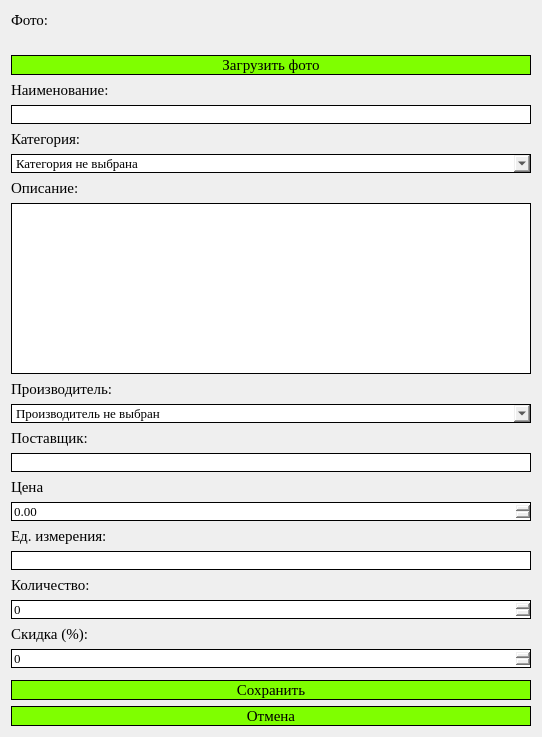
<?xml version="1.0" encoding="UTF-8"?>
<ui version="4.0">
 <class>windowTitle</class>
 <widget class="QDialog" name="windowTitle">
  <property name="geometry">
   <rect>
    <x>0</x>
    <y>0</y>
    <width>542</width>
    <height>737</height>
   </rect>
  </property>
  <property name="windowTitle">
   <string>Dialog</string>
  </property>
  <layout class="QGridLayout" name="gridLayout_2">
   <item row="24" column="0">
    <widget class="QLabel" name="label_12">
     <property name="font">
      <font>
       <family>Times New Roman</family>
       <pointsize>11</pointsize>
      </font>
     </property>
     <property name="text">
      <string>Скидка (%):</string>
     </property>
    </widget>
   </item>
   <item row="13" column="0">
    <widget class="QTextEdit" name="description_input">
     <property name="font">
      <font>
       <family>Times New Roman</family>
       <pointsize>10</pointsize>
      </font>
     </property>
     <property name="styleSheet">
      <string notr="true">#description_input {
    border: 1px solid black;
}

#description_input:focus {
    border-color: #00FA9A;
}</string>
     </property>
    </widget>
   </item>
   <item row="14" column="0">
    <widget class="QLabel" name="label_7">
     <property name="font">
      <font>
       <family>Times New Roman</family>
       <pointsize>11</pointsize>
      </font>
     </property>
     <property name="text">
      <string>Производитель:</string>
     </property>
    </widget>
   </item>
   <item row="25" column="0">
    <widget class="QSpinBox" name="discount_input">
     <property name="font">
      <font>
       <family>Times New Roman</family>
       <pointsize>10</pointsize>
      </font>
     </property>
     <property name="styleSheet">
      <string notr="true">#discount_input {
    border: 1px solid black;
}

#discount_input:focus {
    border-color: #00FA9A;
}</string>
     </property>
     <property name="maximum">
      <number>100</number>
     </property>
    </widget>
   </item>
   <item row="4" column="0">
    <widget class="QLabel" name="photo">
     <property name="maximumSize">
      <size>
       <width>70</width>
       <height>70</height>
      </size>
     </property>
     <property name="layoutDirection">
      <enum>Qt::LayoutDirection::LeftToRight</enum>
     </property>
     <property name="text">
      <string/>
     </property>
     <property name="pixmap">
      <pixmap>../import/picture.png</pixmap>
     </property>
     <property name="scaledContents">
      <bool>true</bool>
     </property>
    </widget>
   </item>
   <item row="8" column="0">
    <widget class="QLabel" name="label_4">
     <property name="font">
      <font>
       <family>Times New Roman</family>
       <pointsize>11</pointsize>
      </font>
     </property>
     <property name="text">
      <string>Наименование:</string>
     </property>
    </widget>
   </item>
   <item row="9" column="0">
    <widget class="QLineEdit" name="name_input">
     <property name="font">
      <font>
       <family>Times New Roman</family>
       <pointsize>10</pointsize>
      </font>
     </property>
     <property name="styleSheet">
      <string notr="true">#name_input {
    border: 1px solid black;
}

#name_input:focus {
    border-color: #00FA9A;
}</string>
     </property>
     <property name="placeholderText">
      <string/>
     </property>
    </widget>
   </item>
   <item row="28" column="0">
    <widget class="QPushButton" name="cancel_button">
     <property name="minimumSize">
      <size>
       <width>0</width>
       <height>20</height>
      </size>
     </property>
     <property name="font">
      <font>
       <family>Times New Roman</family>
       <pointsize>11</pointsize>
      </font>
     </property>
     <property name="styleSheet">
      <string notr="true">#cancel_button {
    background-color: #7FFF00;
    border: 1px solid black;
}

#cancel_button:hover {
    background-color: #00FA9A;
}</string>
     </property>
     <property name="text">
      <string>Отмена</string>
     </property>
    </widget>
   </item>
   <item row="19" column="0">
    <widget class="QDoubleSpinBox" name="price_input">
     <property name="font">
      <font>
       <family>Times New Roman</family>
       <pointsize>10</pointsize>
      </font>
     </property>
     <property name="styleSheet">
      <string notr="true">#price_input {
    border: 1px solid black;
}

#price_input:focus {
    border-color: #00FA9A;
}</string>
     </property>
     <property name="minimum">
      <double>0.000000000000000</double>
     </property>
     <property name="maximum">
      <double>100000000000000004764729344.000000000000000</double>
     </property>
    </widget>
   </item>
   <item row="23" column="0">
    <widget class="QSpinBox" name="quantity_input">
     <property name="font">
      <font>
       <family>Times New Roman</family>
       <pointsize>10</pointsize>
      </font>
     </property>
     <property name="styleSheet">
      <string notr="true">#quantity_input {
    border: 1px solid black;
}

#quantity_input:focus {
    border-color: #00FA9A;
}</string>
     </property>
     <property name="suffix">
      <string/>
     </property>
     <property name="maximum">
      <number>1000000000</number>
     </property>
    </widget>
   </item>
   <item row="10" column="0">
    <widget class="QLabel" name="label_5">
     <property name="font">
      <font>
       <family>Times New Roman</family>
       <pointsize>11</pointsize>
      </font>
     </property>
     <property name="text">
      <string>Категория:</string>
     </property>
    </widget>
   </item>
   <item row="26" column="0">
    <widget class="QWidget" name="widget" native="true"/>
   </item>
   <item row="21" column="0">
    <widget class="QLineEdit" name="metric_input">
     <property name="font">
      <font>
       <family>Times New Roman</family>
       <pointsize>10</pointsize>
      </font>
     </property>
     <property name="styleSheet">
      <string notr="true">#metric_input {
    border: 1px solid black;
}

#metric_input:focus {
    border-color: #00FA9A;
}</string>
     </property>
    </widget>
   </item>
   <item row="27" column="0">
    <widget class="QPushButton" name="save_button">
     <property name="minimumSize">
      <size>
       <width>0</width>
       <height>20</height>
      </size>
     </property>
     <property name="font">
      <font>
       <family>Times New Roman</family>
       <pointsize>11</pointsize>
      </font>
     </property>
     <property name="styleSheet">
      <string notr="true">#save_button {
    background-color: #7FFF00;
    border: 1px solid black;
}

#save_button:hover {
    background-color: #00FA9A;
}</string>
     </property>
     <property name="text">
      <string>Сохранить</string>
     </property>
    </widget>
   </item>
   <item row="17" column="0">
    <widget class="QLineEdit" name="provider_input">
     <property name="font">
      <font>
       <family>Times New Roman</family>
       <pointsize>10</pointsize>
      </font>
     </property>
     <property name="styleSheet">
      <string notr="true">#provider_input {
    border: 1px solid black;
}

#provider_input:focus {
    border-color: #00FA9A;
}</string>
     </property>
    </widget>
   </item>
   <item row="12" column="0">
    <widget class="QLabel" name="label_6">
     <property name="font">
      <font>
       <family>Times New Roman</family>
       <pointsize>11</pointsize>
      </font>
     </property>
     <property name="text">
      <string>Описание:</string>
     </property>
    </widget>
   </item>
   <item row="7" column="0">
    <widget class="QPushButton" name="download_photo">
     <property name="minimumSize">
      <size>
       <width>0</width>
       <height>20</height>
      </size>
     </property>
     <property name="font">
      <font>
       <family>Times New Roman</family>
       <pointsize>11</pointsize>
      </font>
     </property>
     <property name="styleSheet">
      <string notr="true">#download_photo {
    background-color: #7FFF00;
    border: 1px solid black;
}

#download_photo:hover {
    background-color: #00FA9A;
}</string>
     </property>
     <property name="text">
      <string>Загрузить фото</string>
     </property>
    </widget>
   </item>
   <item row="3" column="0">
    <widget class="QLabel" name="label">
     <property name="font">
      <font>
       <family>Times New Roman</family>
       <pointsize>11</pointsize>
      </font>
     </property>
     <property name="text">
      <string>Фото:</string>
     </property>
    </widget>
   </item>
   <item row="20" column="0">
    <widget class="QLabel" name="label_10">
     <property name="font">
      <font>
       <family>Times New Roman</family>
       <pointsize>11</pointsize>
      </font>
     </property>
     <property name="text">
      <string>Ед. измерения:</string>
     </property>
    </widget>
   </item>
   <item row="15" column="0">
    <widget class="QComboBox" name="maker_input">
     <property name="font">
      <font>
       <family>Times New Roman</family>
       <pointsize>10</pointsize>
      </font>
     </property>
     <property name="styleSheet">
      <string notr="true">#maker_input {
    border: 1px solid black;
}

#maker_input:hover {
    border-color: #00FA9A;
}</string>
     </property>
     <item>
      <property name="text">
       <string>Производитель не выбран</string>
      </property>
     </item>
     <item>
      <property name="text">
       <string>Kari</string>
      </property>
     </item>
     <item>
      <property name="text">
       <string>Marco Tozzi</string>
      </property>
     </item>
     <item>
      <property name="text">
       <string>Рос</string>
      </property>
     </item>
     <item>
      <property name="text">
       <string>Rieker</string>
      </property>
     </item>
     <item>
      <property name="text">
       <string>Alessio Nesca</string>
      </property>
     </item>
     <item>
      <property name="text">
       <string>CROSBY</string>
      </property>
     </item>
    </widget>
   </item>
   <item row="18" column="0">
    <widget class="QLabel" name="label_9">
     <property name="font">
      <font>
       <family>Times New Roman</family>
       <pointsize>11</pointsize>
      </font>
     </property>
     <property name="text">
      <string>Цена</string>
     </property>
    </widget>
   </item>
   <item row="11" column="0">
    <widget class="QComboBox" name="category_input">
     <property name="font">
      <font>
       <family>Times New Roman</family>
       <pointsize>10</pointsize>
      </font>
     </property>
     <property name="styleSheet">
      <string notr="true">#category_input {
    border: 1px solid black;
}

#category_input:hover {
    border-color: #00FA9A;
}</string>
     </property>
     <item>
      <property name="text">
       <string>Категория не выбрана</string>
      </property>
     </item>
     <item>
      <property name="text">
       <string>Женская обувь</string>
      </property>
     </item>
     <item>
      <property name="text">
       <string>Мужская обувь</string>
      </property>
     </item>
    </widget>
   </item>
   <item row="16" column="0">
    <widget class="QLabel" name="label_8">
     <property name="font">
      <font>
       <family>Times New Roman</family>
       <pointsize>11</pointsize>
      </font>
     </property>
     <property name="text">
      <string>Поставщик:</string>
     </property>
    </widget>
   </item>
   <item row="22" column="0">
    <widget class="QLabel" name="label_11">
     <property name="font">
      <font>
       <family>Times New Roman</family>
       <pointsize>11</pointsize>
      </font>
     </property>
     <property name="text">
      <string>Количество:</string>
     </property>
    </widget>
   </item>
  </layout>
 </widget>
 <resources/>
 <connections/>
</ui>
